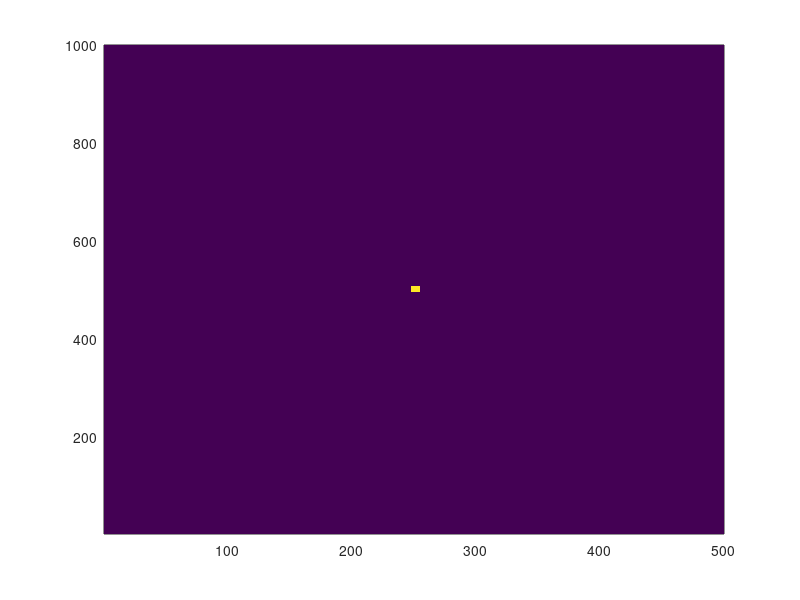

Source code (MATLAB):
clear;clc;close all;
% TA_Image = double(imread("dark.bmp"));
Ny = 500;
Nx = 1000;
TA_Image = zeros(Nx,Ny);
a = 1;
for i = -6:6
    for j = -3:3
        TA_Image(round(Nx/2)+1+i*a,round(Ny/2)+1+j*a) = 1;
    end
end
i = 0;
j = 0;
TA_Image(round(Nx/2)+1+i*a,round(Ny/2)+1+j*a) = 0;
%     TA_Image(26,26) = 1;

figure(2)
pcolor(TA_Image);shading flat;
TA = kron(TA_Image,ones(1,1));
% Initalized DOE Device : E0 * exp(1i*phase)
TA0 = 1*exp(1i*2*pi*rand(size(TA,1),size(TA,2)));
level = 2;
MES = [];
% imagesc(TA)
%
for i = 1:100
    DOE0 = ifftshift(ifft2(fftshift(TA0)));
    DOE0_phase = angle(DOE0)/2/pi;
    % DOE0_phase2 = round(DOE0_phase*(level-1));
    A = rem(DOE0_phase,1/level);
    filter1 = A > (1/level)/2*0.6;
    filter2 = A < -(1/level)/2;
    A = A + filter1*-(1/level)+filter2*(1/level);
    DOE0_phase = DOE0_phase - rem(A,1/level);
    DOE0_phase = DOE0_phase*0.813;
    % DOE0_phase = round(DOE0_phase);
    % DOE0_phase = DOE0_phase/level;

    % imagesc(DOE0_phase)
    DOE1 = 1*exp(1i*2*pi*DOE0_phase);
    TA0 = ifftshift(fft2(fftshift(DOE1)));
    TA0_phase = angle(TA0);
    I0 = abs(TA0).^2/sum(sum(abs(TA0).^2));
    MES =[MES sum(sum(abs((I0 - TA)).^2))/length(I0(:))];
    TA0 = TA.*exp(1i*TA0_phase);
end
%%
% I0 = I0(496:506,496:506);
% eff = sum(sum(I0(:,2:10)))/sum(sum(I0));
% uA = unique(nonzeros(I0(:,2:10))); %does sorting and remove duplicates
% small2distinct = uA(2);
% uni = small2distinct/max(max(I0(:,2:10)));
% sum(sum(I0(496:506,497:505)))/sum(sum(I0))
% xor = -5:1:5;
% yor = -5:1:5;
% A = DOE0_phase*-pi;
% DOE1 = 1*exp(1i*2*pi*A);
% TA0 = fft2(DOE1);
% I0 = abs(TA0).^2/max(max(abs(TA0).^2));
img = abs(DOE0_phase)/max(max(abs(DOE0_phase)));
imwrite(img,"himax_7x13.png")
% h1 = figure(1);
% set(h1,'Name','Image','color','w','numberTitle','off','Units','normalized','Position',[1 0 1 1]);
% subplot(1,3,1)
% imagesc(abs(DOE0_phase));axis equal;axis tight;colorbar;
% xlabel("\itx axis (pixel)"); ylabel("\ity axis (pixel)"); title("Level="+level+"; Phase of DOE");
% % h2 = figure(2);
% % set(h2,'Name','Image','color','w','numberTitle','off','Units','normalized','Position',[1 0 0.5 1]);
% subplot(1,3,2)
% imagesc(xor,yor,I0);axis equal;axis tight;colorbar;
% % set(gca,'colorscale','log')
% xlabel("\itx order (order)"); ylabel("\ity order (order)"); title("Level="+level+"; Target Image");
% % h3 = figure(3);
% % set(h3,'Name','RMS','color','w','numberTitle','off','Units','normalized','Position',[0 0 0.5 0.6]);
% subplot(1,3,3)
% plot(MES,'linewidth',2)
% xlabel("\itIteration"); ylabel("\itRMS"); title("");
% set(gca,'Fontsize',20);
% axis square;